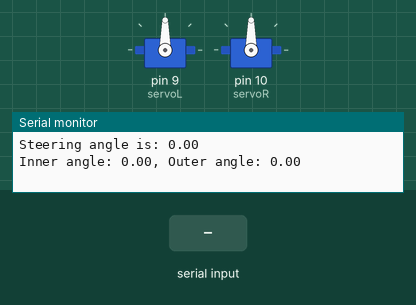
Simulated run of this sketch. Board: Arduino Uno, built with avr-gcc and run on an emulated ATmega328P. Shown: 2 × servo, the last lines printed to the serial monitor. Inputs (shaded band) come from the test bench.

Above: at 1.2 s.
1.3 s: "1\n" received over Serial
At 3.7 s:
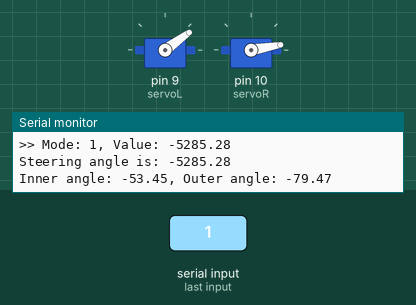
Timing chart, 0 to 5.2 s (numbered marks = the images above; inputs shaded):
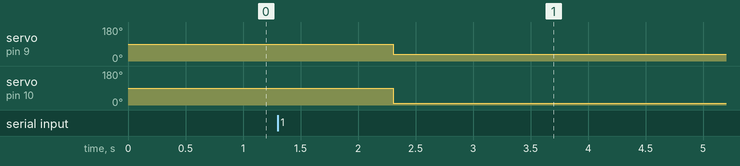

The sketch:

ardcon.ino
```cpp
#include<Servo.h>

#define pi 3.1415

Servo servoL;
Servo servoR;

int steer(float *);

void setup()
{
	Serial.begin(115200);
	servoL.attach(9);
	servoR.attach(10);
	float value = 0;
	steer(&value);
}

void loop()
{
	String buffer;
	uint8_t mode;
	int sign;
	float value, prev_value;
	value = 0;
	prev_value = -1;
	if(Serial.available())
	{
		buffer = Serial.readString();
		mode = buffer[0] - 48;
		sign = buffer[1];
		if(sign == '+')
		{
			sign = +1;
		}
		else if(sign == '-')
		{
			sign = -1;
		}
		for(int i = 2; i < 7; ++i)
		{
			if(i != 4)
			{
				value += (buffer[i] - 48) * pow(10, 3 - i);
			}
		}
		value *= sign;
		Serial.println(">> Mode: " + String(mode) + ", Value: " + String(value));
		//Enter the cases for various modes here
		switch(mode){
			case 0:
				break;
			case 1: steer(&value);
				break;
			default:
				break;
		}
	}
}

int steer(float *central)
{
	float inner, outer, w, l;
	w = 12.5;
	l = 22.5;
	Serial.println("Steering angle is: " + String(*central));
	if(*central != 0.00)
	{
		(*central) = (*central) * pi / 180.0;
		inner = pow(tan(*central), -1) - (0.5 * w / l);
		inner = atan(pow(inner, -1)) * 180 / pi;
		outer = pow(tan(*central), -1) + (0.5 * w / l);
		outer = atan(pow(outer, -1)) * 180 / pi;
	}
	else
	{
		inner = 0.0;
		outer = 0.0;
	}
	Serial.println("Inner angle: " + String(inner) + ", Outer angle: " + String(outer));
	//formatting for angles because negaive angles are not allowed
	inner += 90.0;
	outer += 90.0;
	servoL.write(inner);
	servoR.write(outer);
	return 0;
}
```

Measured:
- after the input at 1.3 s, servo on pin 9 (servoL): 90° → 36° after 1.0 s; servo on pin 10 (servoR): 90° → 10° after 1.0 s
